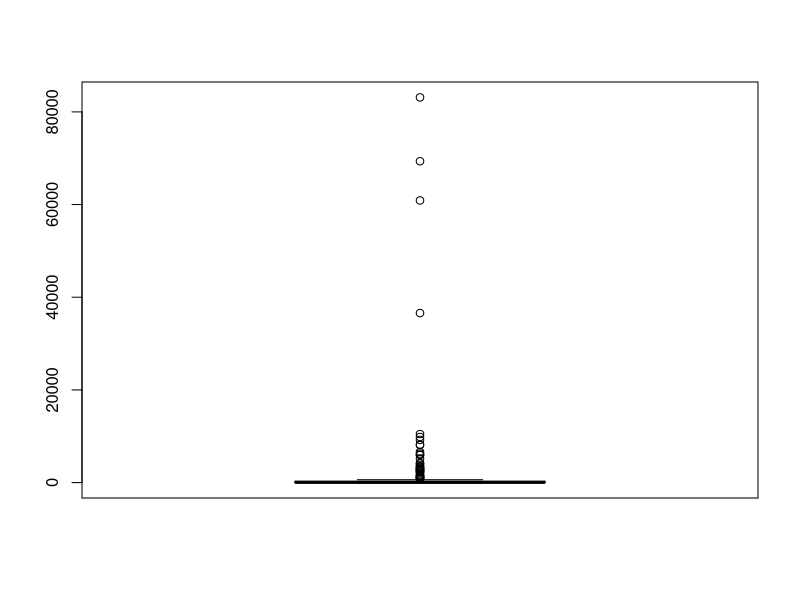
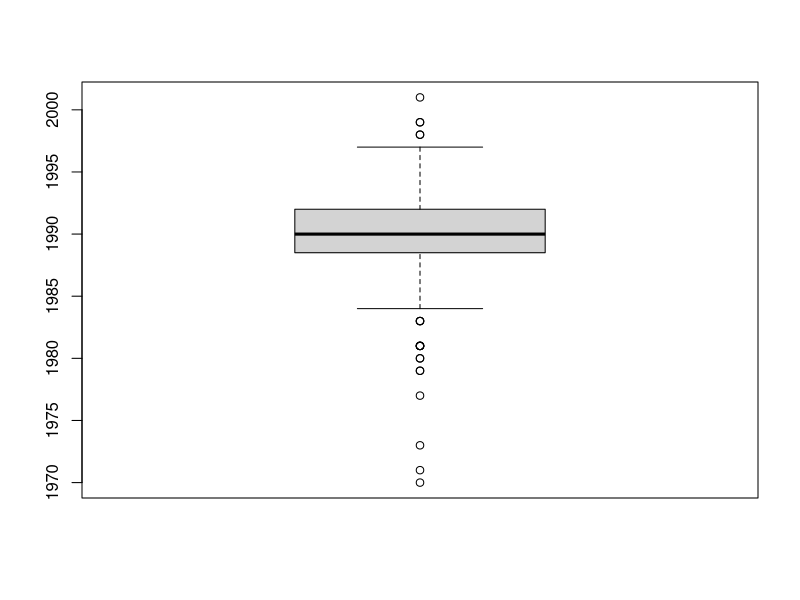
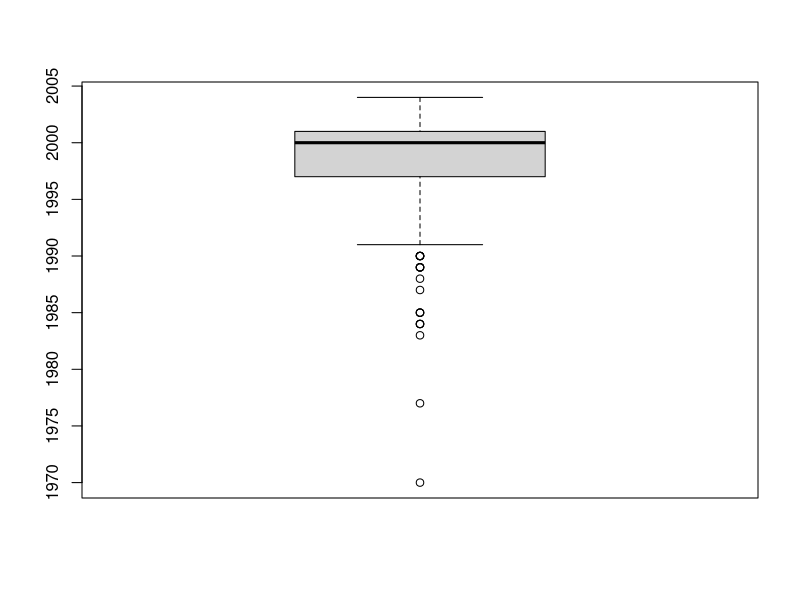
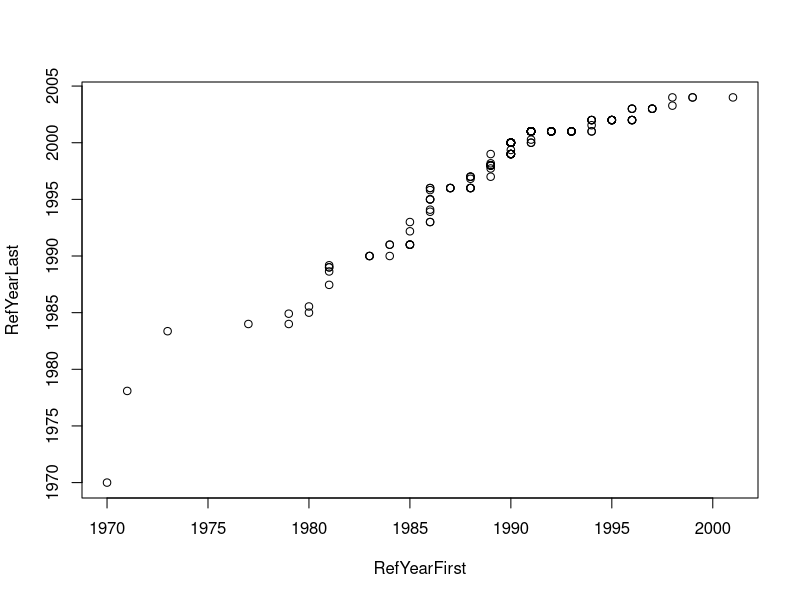
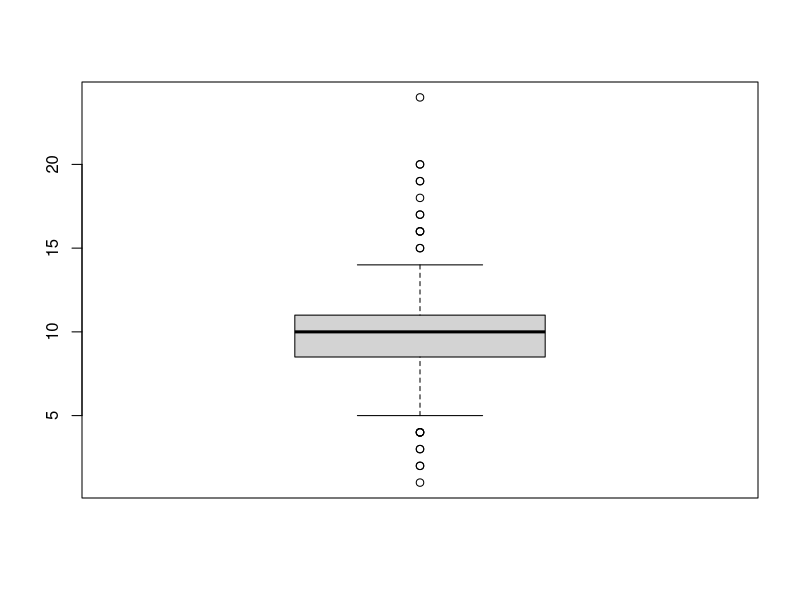
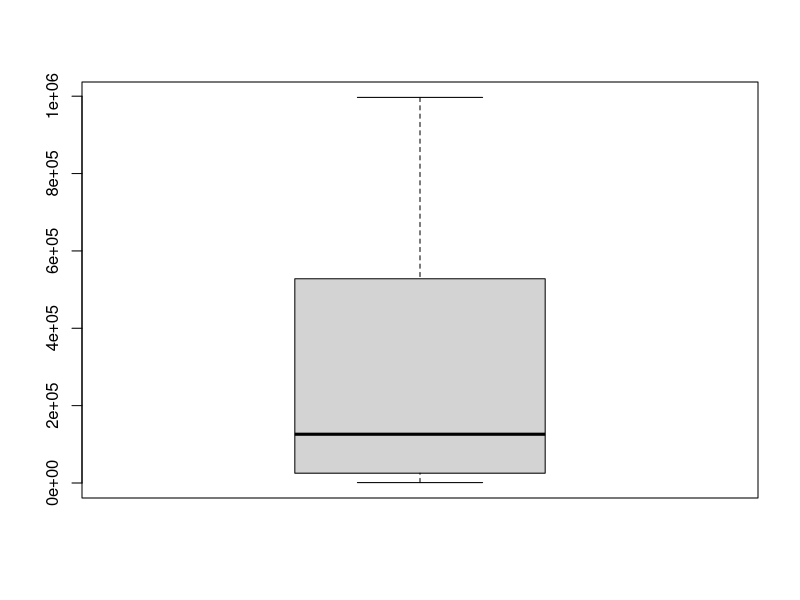

Write the R code that produced these figures, in order.
grump_data_raw <- read.csv("./Data/GPW3_GRUMP_SummaryInformation_2010.csv")
grump_data_na <- !is.na(grump_data_raw$Continent)
grump_data <- grump_data_raw[grump_data_na, ]

attach(grump_data)

summary(NumUnits)
boxplot(NumUnits) # lol

summary(RefYearFirst)
boxplot(RefYearFirst)

summary(RefYearLast)
boxplot(RefYearLast)

qqplot(RefYearFirst, RefYearLast)

RefYearDiff <- RefYearLast - RefYearFirst
summary(RefYearDiff)
boxplot(RefYearDiff)

largePop <- as.numeric(sub(",", "", grump_data$Largest.Point..pop.))
summary(largePop)
boxplot(largePop)
